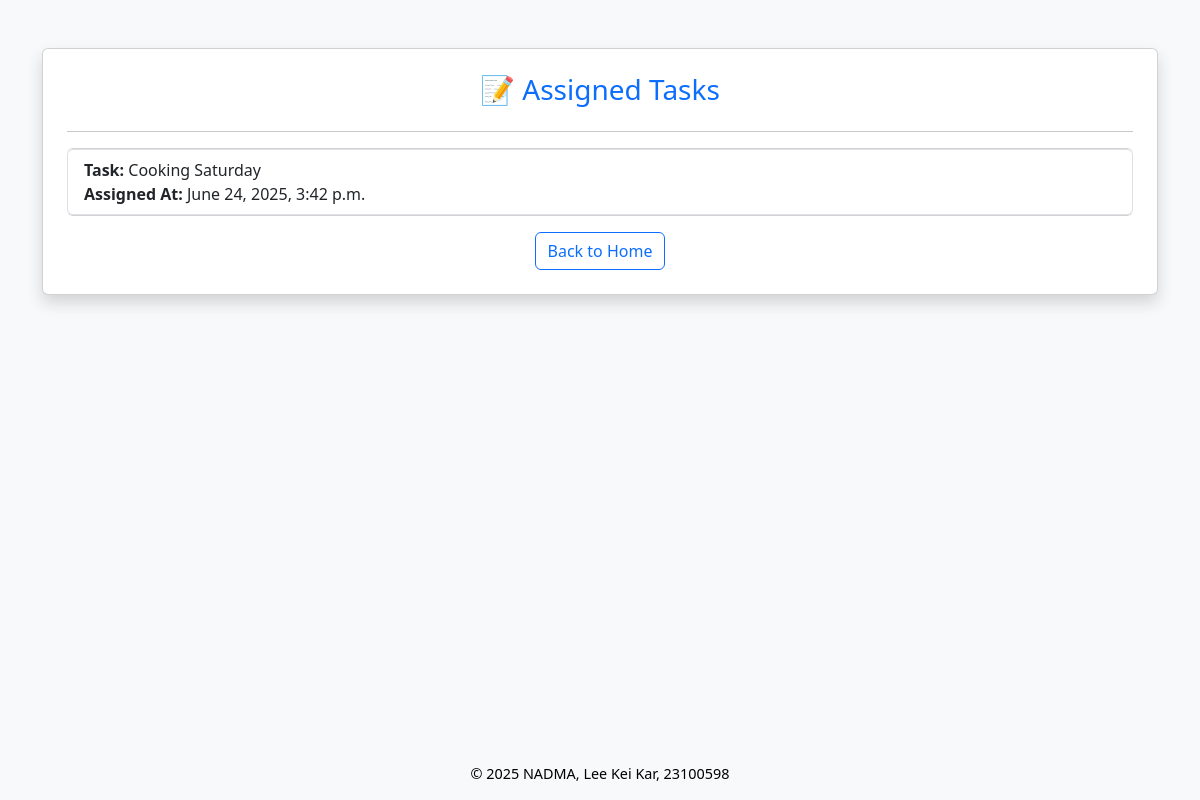
Page /volunteer/tasks/ (signed in) on the committed database.
### volunteer/models.py (models this page shows, shortened)
class VolunteerAssignment(models.Model):
    volunteer = models.ForeignKey(VolunteerSkill, on_delete=models.CASCADE)
    task = models.CharField(max_length=255, default='General')
    assigned_at = models.DateTimeField(default=timezone.now, editable=False)

### volunteer/views.py (the view)
# urls.py: path('tasks/', views.view_tasks, name='view_tasks'),
@login_required
def view_tasks(request):
    from .models import VolunteerAssignment  # Import locally to avoid circular import
    volunteer = VolunteerSkill.objects.filter(name=request.user.username).first()
    assignments = []
    if volunteer:
        assignments = VolunteerAssignment.objects.filter(volunteer=volunteer)
    return render(request, 'volunteer/view_tasks.html', {
        'assignments': assignments
    })

### volunteer/templates/volunteer/view_tasks.html (shortened to what this page needs)
<!DOCTYPE html>
<html>
<head>
    <link rel="stylesheet" href="https://cdn.jsdelivr.net/npm/bootstrap@5.3.0/dist/css/bootstrap.min.css">
</head>
<body class="bg-light">
<div class="container mt-5">
    <div class="card shadow p-4">
        <h3 class="text-center text-primary">📝 Assigned Tasks</h3>
        <hr>
        {% if assignments %}
            <ul class="list-group">
                {% for assignment in assignments %}
                    <li class="list-group-item">
                        <strong>Task:</strong> {{ assignment.task }}<br>
                        <strong>Assigned At:</strong> {{ assignment.assigned_at }}
                    </li>
                {% endfor %}
            </ul>
        {% else %}
            <p class="text-center">No tasks assigned yet.</p>
        {% endif %}
        <div class="text-center mt-3">
            <a href="{% url 'volunteer_home' %}" class="btn btn-outline-primary">
                Back to Home
            </a>
        </div>
    </div>
</div>
<div class="footer">
    © 2025 NADMA, Lee Kei Kar, 23100598
</div>
</body>
</html>

### volunteer/templates/volunteer/view_tasks.html (style rules this page uses)
body { background-color: #f8f9fa; font-family: 'Segoe UI', Tahoma, Geneva, Verdana, sans-serif; display: flex; flex-direction: column; min-height: 100vh; }
.container { flex: 1; }
.footer { text-align: center; padding: 15px 0; font-size: 0.9rem; color: black; background-color: transparent; }

### rows in the picture
VolunteerAssignment: task "Cooking Saturday", assigned_at "June 24, 2025, 3:42 p.m."
